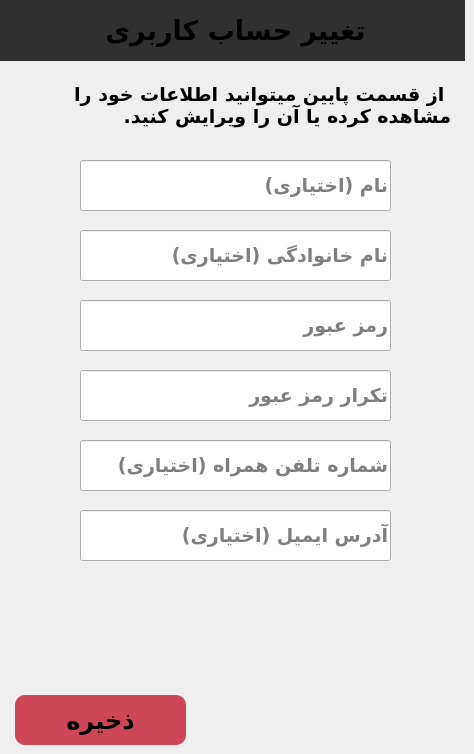
    <widget class="QWidget" name="page_Edit_My_Account">
     <widget class="QLabel" name="label_10">
      <property name="geometry">
       <rect>
        <x>90</x>
        <y>5</y>
        <width>291</width>
        <height>50</height>
       </rect>
      </property>
      <property name="font">
       <font>
        <family>B Nazanin</family>
        <pointsize>20</pointsize>
        <weight>75</weight>
        <bold>true</bold>
       </font>
      </property>
      <property name="styleSheet">
       <string notr="true">background-color: #303030;</string>
      </property>
      <property name="text">
       <string>تغییر حساب کاربری</string>
      </property>
      <property name="alignment">
       <set>Qt::AlignCenter</set>
      </property>
     </widget>
     <widget class="QLineEdit" name="lineEdit_edit_my_account_fname">
      <property name="geometry">
       <rect>
        <x>80</x>
        <y>230</y>
        <width>311</width>
        <height>51</height>
       </rect>
      </property>
      <property name="font">
       <font>
        <family>B Nazanin</family>
        <pointsize>14</pointsize>
        <weight>75</weight>
        <bold>true</bold>
       </font>
      </property>
      <property name="layoutDirection">
       <enum>Qt::RightToLeft</enum>
      </property>
      <property name="echoMode">
       <enum>QLineEdit::Normal</enum>
      </property>
      <property name="alignment">
       <set>Qt::AlignLeading|Qt::AlignLeft|Qt::AlignVCenter</set>
      </property>
      <property name="placeholderText">
       <string>نام خانوادگی (اختیاری)</string>
      </property>
      <property name="clearButtonEnabled">
       <bool>true</bool>
      </property>
     </widget>
     <widget class="QLabel" name="label_11">
      <property name="geometry">
       <rect>
        <x>20</x>
        <y>70</y>
        <width>431</width>
        <height>71</height>
       </rect>
      </property>
      <property name="font">
       <font>
        <family>B Nazanin</family>
        <pointsize>14</pointsize>
        <weight>75</weight>
        <bold>true</bold>
       </font>
      </property>
      <property name="text">
       <string>از قسمت پایین میتوانید اطلاعات خود را مشاهده کرده یا آن را ویرایش کنید.</string>
      </property>
      <property name="alignment">
       <set>Qt::AlignLeading|Qt::AlignLeft|Qt::AlignVCenter</set>
      </property>
      <property name="wordWrap">
       <bool>true</bool>
      </property>
     </widget>
     <widget class="QLabel" name="label_edit_my_account_error">
      <property name="geometry">
       <rect>
        <x>80</x>
        <y>580</y>
        <width>311</width>
        <height>31</height>
       </rect>
      </property>
      <property name="font">
       <font>
        <family>B Nazanin</family>
        <pointsize>14</pointsize>
        <weight>75</weight>
        <bold>true</bold>
       </font>
      </property>
      <property name="styleSheet">
       <string notr="true">color:red;</string>
      </property>
      <property name="text">
       <string/>
      </property>
     </widget>
     <widget class="QLineEdit" name="lineEdit_edit_my_account_name">
      <property name="geometry">
       <rect>
        <x>80</x>
        <y>160</y>
        <width>311</width>
        <height>51</height>
       </rect>
      </property>
      <property name="font">
       <font>
        <family>B Nazanin</family>
        <pointsize>14</pointsize>
        <weight>75</weight>
        <bold>true</bold>
       </font>
      </property>
      <property name="layoutDirection">
       <enum>Qt::RightToLeft</enum>
      </property>
      <property name="echoMode">
       <enum>QLineEdit::Normal</enum>
      </property>
      <property name="alignment">
       <set>Qt::AlignLeading|Qt::AlignLeft|Qt::AlignVCenter</set>
      </property>
      <property name="placeholderText">
       <string>نام (اختیاری)</string>
      </property>
      <property name="clearButtonEnabled">
       <bool>true</bool>
      </property>
     </widget>
     <widget class="QLineEdit" name="lineEdit_edit_my_account_password1">
      <property name="geometry">
       <rect>
        <x>80</x>
        <y>300</y>
        <width>311</width>
        <height>51</height>
       </rect>
      </property>
      <property name="font">
       <font>
        <family>B Nazanin</family>
        <pointsize>14</pointsize>
        <weight>75</weight>
        <bold>true</bold>
       </font>
      </property>
      <property name="layoutDirection">
       <enum>Qt::RightToLeft</enum>
      </property>
      <property name="echoMode">
       <enum>QLineEdit::Password</enum>
      </property>
      <property name="alignment">
       <set>Qt::AlignLeading|Qt::AlignLeft|Qt::AlignVCenter</set>
      </property>
      <property name="placeholderText">
       <string>رمز عبور</string>
      </property>
      <property name="clearButtonEnabled">
       <bool>true</bool>
      </property>
     </widget>
     <widget class="QLineEdit" name="lineEdit_edit_my_account_email">
      <property name="geometry">
       <rect>
        <x>80</x>
        <y>510</y>
        <width>311</width>
        <height>51</height>
       </rect>
      </property>
      <property name="font">
       <font>
        <family>B Nazanin</family>
        <pointsize>14</pointsize>
        <weight>75</weight>
        <bold>true</bold>
       </font>
      </property>
      <property name="layoutDirection">
       <enum>Qt::RightToLeft</enum>
      </property>
      <property name="echoMode">
       <enum>QLineEdit::Normal</enum>
      </property>
      <property name="alignment">
       <set>Qt::AlignLeading|Qt::AlignLeft|Qt::AlignVCenter</set>
      </property>
      <property name="placeholderText">
       <string>آدرس ایمیل (اختیاری)</string>
      </property>
      <property name="clearButtonEnabled">
       <bool>true</bool>
      </property>
     </widget>
     <widget class="QLabel" name="bellowButtonLabel_4">
      <property name="geometry">
       <rect>
        <x>0</x>
        <y>0</y>
        <width>465</width>
        <height>61</height>
       </rect>
      </property>
      <property name="autoFillBackground">
       <bool>false</bool>
      </property>
      <property name="styleSheet">
       <string notr="true">background-color: #303030</string>
      </property>
      <property name="text">
       <string/>
      </property>
     </widget>
     <widget class="QLineEdit" name="lineEdit_edit_my_account_password2">
      <property name="geometry">
       <rect>
        <x>80</x>
        <y>370</y>
        <width>311</width>
        <height>51</height>
       </rect>
      </property>
      <property name="font">
       <font>
        <family>B Nazanin</family>
        <pointsize>14</pointsize>
        <weight>75</weight>
        <bold>true</bold>
       </font>
      </property>
      <property name="layoutDirection">
       <enum>Qt::RightToLeft</enum>
      </property>
      <property name="echoMode">
       <enum>QLineEdit::Password</enum>
      </property>
      <property name="alignment">
       <set>Qt::AlignLeading|Qt::AlignLeft|Qt::AlignVCenter</set>
      </property>
      <property name="placeholderText">
       <string>تکرار رمز عبور</string>
      </property>
      <property name="clearButtonEnabled">
       <bool>true</bool>
      </property>
     </widget>
     <widget class="QLineEdit" name="lineEdit_edit_my_account_phone">
      <property name="geometry">
       <rect>
        <x>80</x>
        <y>440</y>
        <width>311</width>
        <height>51</height>
       </rect>
      </property>
      <property name="font">
       <font>
        <family>B Nazanin</family>
        <pointsize>14</pointsize>
        <weight>75</weight>
        <bold>true</bold>
       </font>
      </property>
      <property name="layoutDirection">
       <enum>Qt::RightToLeft</enum>
      </property>
      <property name="echoMode">
       <enum>QLineEdit::Normal</enum>
      </property>
      <property name="alignment">
       <set>Qt::AlignLeading|Qt::AlignLeft|Qt::AlignVCenter</set>
      </property>
      <property name="placeholderText">
       <string>شماره تلفن همراه (اختیاری)</string>
      </property>
      <property name="clearButtonEnabled">
       <bool>true</bool>
      </property>
     </widget>
     <widget class="QPushButton" name="pushButton_edit_my_account">
      <property name="enabled">
       <bool>true</bool>
      </property>
      <property name="geometry">
       <rect>
        <x>15</x>
        <y>695</y>
        <width>171</width>
        <height>50</height>
       </rect>
      </property>
      <property name="font">
       <font>
        <family>B Nazanin</family>
        <pointsize>18</pointsize>
        <weight>75</weight>
        <bold>true</bold>
       </font>
      </property>
      <property name="cursor">
       <cursorShape>PointingHandCursor</cursorShape>
      </property>
      <property name="styleSheet">
       <string notr="true">background-color: #CE4757;
border-style: solid;
border-color: black;
border-width: 0px;
border-radius: 10px;</string>
      </property>
      <property name="text">
       <string>ذخیره</string>
      </property>
     </widget>
     <zorder>bellowButtonLabel_4</zorder>
     <zorder>label_10</zorder>
     <zorder>lineEdit_edit_my_account_fname</zorder>
     <zorder>label_11</zorder>
     <zorder>label_edit_my_account_error</zorder>
     <zorder>lineEdit_edit_my_account_name</zorder>
     <zorder>lineEdit_edit_my_account_password1</zorder>
     <zorder>lineEdit_edit_my_account_email</zorder>
     <zorder>lineEdit_edit_my_account_password2</zorder>
     <zorder>lineEdit_edit_my_account_phone</zorder>
     <zorder>pushButton_edit_my_account</zorder>
    </widget>
